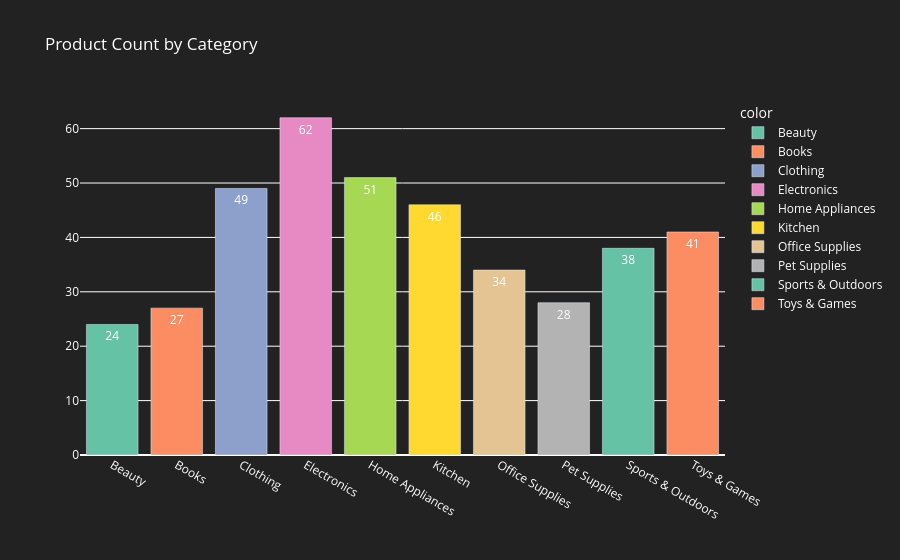

Notebook source saved alongside this figure:
### Markdown cell above
### Bar chart of product count per category

### Code cell
category_counts = df_products['category'].value_counts().sort_index()
fig_bar = px.bar(
    x=category_counts.index,
    y=category_counts.values,
    labels={'x': 'Category', 'y': 'Number of Products'},
    title='Product Count by Category',
    text=category_counts.values,
    color=category_counts.index,
    color_discrete_sequence=px.colors.qualitative.Set2
)
fig_bar.update_traces(texttemplate='%{text}', textposition='inside', textfont_color='white')
fig_bar.update_layout(
    xaxis_title='',
    yaxis_title='',
    plot_bgcolor='#222',
    paper_bgcolor='#222',
    font_color='white',
    title_font_color='white',
    legend_font_color='white',
    xaxis=dict(tickfont=dict(color='white')),
    yaxis=dict(tickfont=dict(color='white'))
)
fig_bar.show()

### Figure 1 — Plotly figure (JSON) as saved in the notebook; plotly's stock layout.template omitted (floating-point values rounded to 4 significant figures)
{"data": [{"hovertemplate": "color=Beauty<br>Category=%{x}<br>Number of Products=%{y}<br>text=%{text}<extra></extra>", "legendgroup": "Beauty", "marker": {"color": "rgb(102,194,165)", "pattern": {"shape": ""}}, "name": "Beauty", "orientation": "v", "showlegend": true, "text": [24.0], "textfont": {"color": "white"}, "textposition": "inside", "texttemplate": "%{text}", "type": "bar", "x": ["Beauty"], "xaxis": "x", "y": [24], "yaxis": "y"}, {"hovertemplate": "color=Books<br>Category=%{x}<br>Number of Products=%{y}<br>text=%{text}<extra></extra>", "legendgroup": "Books", "marker": {"color": "rgb(252,141,98)", "pattern": {"shape": ""}}, "name": "Books", "orientation": "v", "showlegend": true, "text": [27.0], "textfont": {"color": "white"}, "textposition": "inside", "texttemplate": "%{text}", "type": "bar", "x": ["Books"], "xaxis": "x", "y": [27], "yaxis": "y"}, {"hovertemplate": "color=Clothing<br>Category=%{x}<br>Number of Products=%{y}<br>text=%{text}<extra></extra>", "legendgroup": "Clothing", "marker": {"color": "rgb(141,160,203)", "pattern": {"shape": ""}}, "name": "Clothing", "orientation": "v", "showlegend": true, "text": [49.0], "textfont": {"color": "white"}, "textposition": "inside", "texttemplate": "%{text}", "type": "bar", "x": ["Clothing"], "xaxis": "x", "y": [49], "yaxis": "y"}, {"hovertemplate": "color=Electronics<br>Category=%{x}<br>Number of Products=%{y}<br>text=%{text}<extra></extra>", "legendgroup": "Electronics", "marker": {"color": "rgb(231,138,195)", "pattern": {"shape": ""}}, "name": "Electronics", "orientation": "v", "showlegend": true, "text": [62.0], "textfont": {"color": "white"}, "textposition": "inside", "texttemplate": "%{text}", "type": "bar", "x": ["Electronics"], "xaxis": "x", "y": [62], "yaxis": "y"}, {"hovertemplate": "color=Home Appliances<br>Category=%{x}<br>Number of Products=%{y}<br>text=%{text}<extra></extra>", "legendgroup": "Home Appliances", "marker": {"color": "rgb(166,216,84)", "pattern": {"shape": ""}}, "name": "Home Appliances", "orientation": "v", "showlegend": true, "text": [51.0], "textfont": {"color": "white"}, "textposition": "inside", "texttemplate": "%{text}", "type": "bar", "x": ["Home Appliances"], "xaxis": "x", "y": [51], "yaxis": "y"}, {"hovertemplate": "color=Kitchen<br>Category=%{x}<br>Number of Products=%{y}<br>text=%{text}<extra></extra>", "legendgroup": "Kitchen", "marker": {"color": "rgb(255,217,47)", "pattern": {"shape": ""}}, "name": "Kitchen", "orientation": "v", "showlegend": true, "text": [46.0], "textfont": {"color": "white"}, "textposition": "inside", "texttemplate": "%{text}", "type": "bar", "x": ["Kitchen"], "xaxis": "x", "y": [46], "yaxis": "y"}, {"hovertemplate": "color=Office Supplies<br>Category=%{x}<br>Number of Products=%{y}<br>text=%{text}<extra></extra>", "legendgroup": "Office Supplies", "marker": {"color": "rgb(229,196,148)", "pattern": {"shape": ""}}, "name": "Office Supplies", "orientation": "v", "showlegend": true, "text": [34.0], "textfont": {"color": "white"}, "textposition": "inside", "texttemplate": "%{text}", "type": "bar", "x": ["Office Supplies"], "xaxis": "x", "y": [34], "yaxis": "y"}, {"hovertemplate": "color=Pet Supplies<br>Category=%{x}<br>Number of Products=%{y}<br>text=%{text}<extra></extra>", "legendgroup": "Pet Supplies", "marker": {"color": "rgb(179,179,179)", "pattern": {"shape": ""}}, "name": "Pet Supplies", "orientation": "v", "showlegend": true, "text": [28.0], "textfont": {"color": "white"}, "textposition": "inside", "texttemplate": "%{text}", "type": "bar", "x": ["Pet Supplies"], "xaxis": "x", "y": [28], "yaxis": "y"}, {"hovertemplate": "color=Sports & Outdoors<br>Category=%{x}<br>Number of Products=%{y}<br>text=%{text}<extra></extra>", "legendgroup": "Sports & Outdoors", "marker": {"color": "rgb(102,194,165)", "pattern": {"shape": ""}}, "name": "Sports & Outdoors", "orientation": "v", "showlegend": true, "text": [38.0], "textfont": {"color": "white"}, "textposition": "inside", "texttemplate": "%{text}", "type": "bar", "x": ["Sports & Outdoors"], "xaxis": "x", "y": [38], "yaxis": "y"}, {"hovertemplate": "color=Toys & Games<br>Category=%{x}<br>Number of Products=%{y}<br>text=%{text}<extra></extra>", "legendgroup": "Toys & Games", "marker": {"color": "rgb(252,141,98)", "pattern": {"shape": ""}}, "name": "Toys & Games", "orientation": "v", "showlegend": true, "text": [41.0], "textfont": {"color": "white"}, "textposition": "inside", "texttemplate": "%{text}", "type": "bar", "x": ["Toys & Games"], "xaxis": "x", "y": [41], "yaxis": "y"}], "layout": {"barmode": "relative", "font": {"color": "white"}, "legend": {"font": {"color": "white"}, "title": {"text": "color"}, "tracegroupgap": 0}, "paper_bgcolor": "#222", "plot_bgcolor": "#222", "title": {"font": {"color": "white"}, "text": "Product Count by Category"}, "xaxis": {"anchor": "y", "domain": [0, 1], "tickfont": {"color": "white"}, "title": {"text": ""}}, "yaxis": {"anchor": "x", "domain": [0, 1], "tickfont": {"color": "white"}, "title": {"text": ""}}}}
